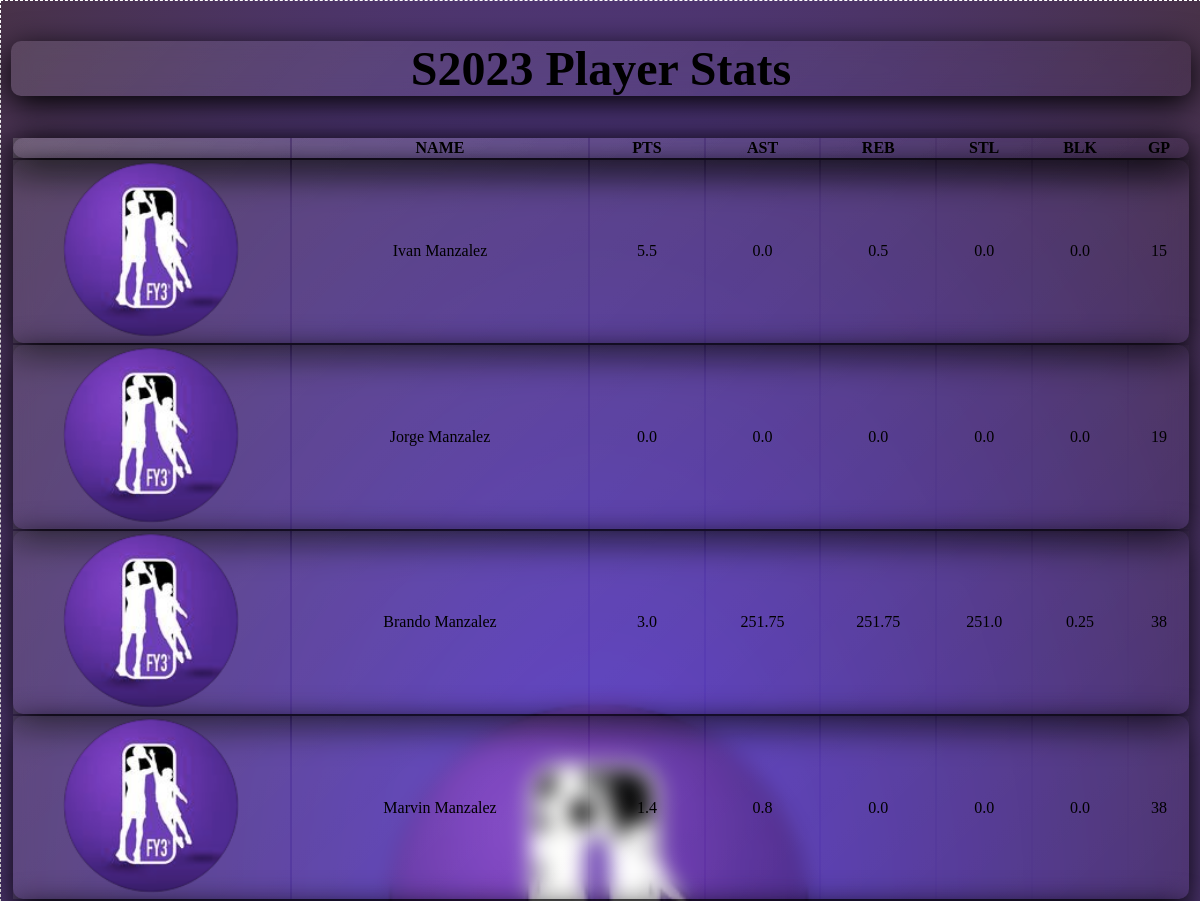
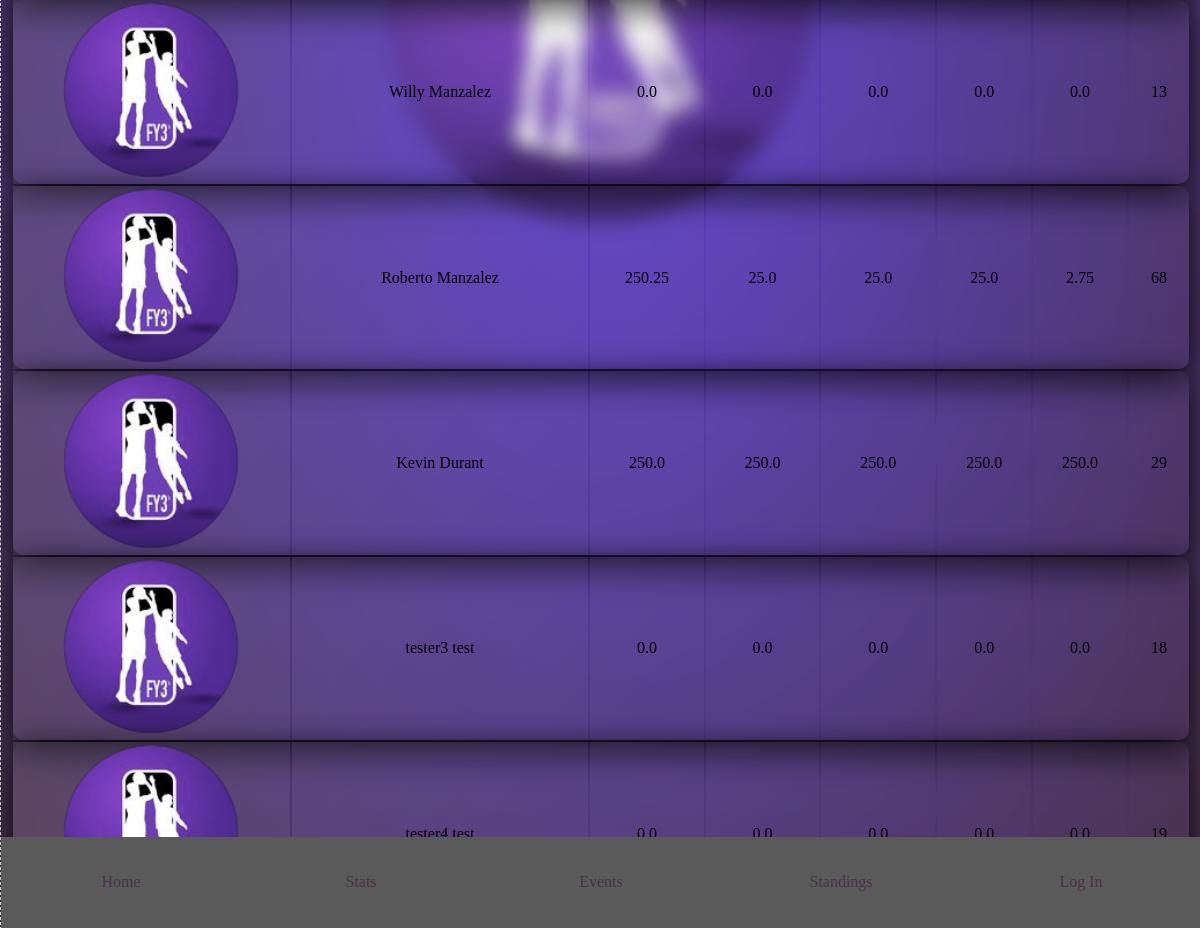
Screenshot of /stats/ with the database file from the repository (2 pictures, top to bottom).
### home/models.py (models this page shows, shortened)
class Season(models.Model):
 	season_name = models.CharField(max_length = 6, default="")
 	def __str__(self):
 		return self.season_name

class Player(models.Model):
	player_firstname = models.CharField(max_length = 40)
	player_lastname = models.CharField(max_length = 40)
	player_height_in = models.PositiveIntegerField(default=5)
	player_height_ft = models.PositiveIntegerField(default=6)
	is_registered = models.BooleanField(default= False)
	def __str__(self):
		return self.player_firstname +" "+self.player_lastname

### home/views.py (the view)
# urls.py: path('stats/', views.stats, name='FY3-Statistics'),
def stats(request):
	players = Player.objects.all()
	gamestats = GameStat.objects.filter(game__season_id=curr_season).values('player')
	gamestats = gamestats.annotate(avg_pts=Avg('points'))
	gamestats = gamestats.annotate(avg_ast=Avg('assists'))
	gamestats = gamestats.annotate(avg_reb=Avg('rebounds'))
	gamestats = gamestats.annotate(avg_blk=Avg('blocks'))
	gamestats = gamestats.annotate(avg_stl=Avg('steals'))
	gamestats = gamestats.annotate(total_games_played=Sum('game'))
	for each in gamestats:
		player = players.get(id=each['player'])
		each['id'] = player
	context = { "stats": gamestats, "current_season": curr_season}
	return render(request, 'stats/stats.html', context)

### home/templates/stats/stats.html
{% extends "components/main.html"%}
{% load static %}
{% block content %}
	<section class='stats'>
		<h1 class="title glass"> {{current_season}} Player Stats</h1>
		<table class="stats-table">
		<thead class='glass'>
		<tr class="stats-row glass">
			<th class="player-img"> </th>
			<th class="player-name">NAME</th>
			<th class="player-pts">PTS</th>
			<th class="player-ast">AST</th>
			<th class="player-reb">REB</th>
			<th class="player-stl">STL</th>
			<th class="player-blk">BLK</th>
			<th class="player-gp">GP</th>
		</tr>
		</thead>
		<tbody>
		{% for stat in stats%}
		<tr class="stats-row glass">
			<td class="player-img"><img id="player-img" src="{% static 'imgs/FY3-logo.png' %}"></td>
			<td data-title="name" class="player-name">{{stat.id}}</td>
			<td data-title="pts" class="player-data">{{stat.avg_pts}}</td>
			<td data-title="ast" class="player-pts">{{stat.avg_ast}}</td>
			<td data-title="reb" class="player-reb">{{stat.avg_reb}}</td>
			<td data-title="stl" class="player-stl">{{stat.avg_stl}}</td>
			<td data-title="blk" class="player-blk">{{stat.avg_blk}}</td>
			<td data-title="gp" class="player-gp">{{stat.total_games_played}}</td>
		</tr>
		{%endfor%}
		</tbody>
		</table>
	</section>
{% endblock %}

### static/css/FY3/main.css (style rules this page uses)
.glass { background: linear-gradient( 135deg, rgba(255, 255, 255, 0.1), rgba(255, 255, 255, 0) ); backdrop-filter: blur(10px); -webkit-backdrop-filter:blur(10px); border-radius: 10px; box-shadow: 0 8px 32px 0; }
.dashed { border:0.1px dashed white; }

### static/css/FY3/background.css (style rules this page uses)
html { background: radial-gradient(#5D3FD3,#483248); background-repeat: no-repeat; background-attachment: fixed; height: 100%; width: 100%; }
body { margin:auto; height:100%; width: 100%; background-attachment: fixed; background-repeat: no-repeat; background-position: center top; }
@media (min-width: 600px) { body { background-position: center center; background-size: 50%; } }

### static/css/FY3/hero.css (style rules this page uses)
h1 { display: flex; flex-direction: column; width: 75%; justify-content: center; font-size: 3em; }

### static/css/FY3/stats2.css (style rules this page uses)
.title { width:100%; font-size: 3rem; text-align: center }
section { padding-left: 10px; padding-right: 10px; }
table { border: border-collapse; margin:0; width:100%; }
tr td { text-align: center }
#player-img { width: 100px; }
@media (min-width: 600px) { #player-img { width: 200px; } }
@media (min-width: 900px) { #player-img { width: 75%; } }
@media (min-width: 900px) { .player-img { width: 275px; } }

### rows the page displays
Season: season_name "S2023"
Player: id "Ivan Manzalez", avg_pts "5.5", avg_ast "0.0", avg_reb "0.5", avg_stl "0.0", avg_blk "0.0", total_games_played "15"
Player: id "Jorge Manzalez", avg_pts "0.0", avg_ast "0.0", avg_reb "0.0", avg_stl "0.0", avg_blk "0.0", total_games_played "19"
Player: id "Brando Manzalez", avg_pts "3.0", avg_ast "251.75", avg_reb "251.75", avg_stl "251.0", avg_blk "0.25", total_games_played "38"
Player: id "Marvin Manzalez", avg_pts "1.4", avg_ast "0.8", avg_reb "0.0", avg_stl "0.0", avg_blk "0.0", total_games_played "38"
Player: id "Willy Manzalez", avg_pts "0.0", avg_ast "0.0", avg_reb "0.0", avg_stl "0.0", avg_blk "0.0", total_games_played "13"
Player: id "Roberto Manzalez", avg_pts "250.25", avg_ast "25.0", avg_reb "25.0", avg_stl "25.0", avg_blk "2.75", total_games_played "68"
Player: id "Kevin Durant", avg_pts "250.0", avg_ast "250.0", avg_reb "250.0", avg_stl "250.0", avg_blk "250.0", total_games_played "29"
Player: id "tester3 test", avg_pts "0.0", avg_ast "0.0", avg_reb "0.0", avg_stl "0.0", avg_blk "0.0", total_games_played "18"
Player: id "tester4 test", avg_pts "0.0", avg_ast "0.0", avg_reb "0.0", avg_stl "0.0", avg_blk "0.0", total_games_played "19"
